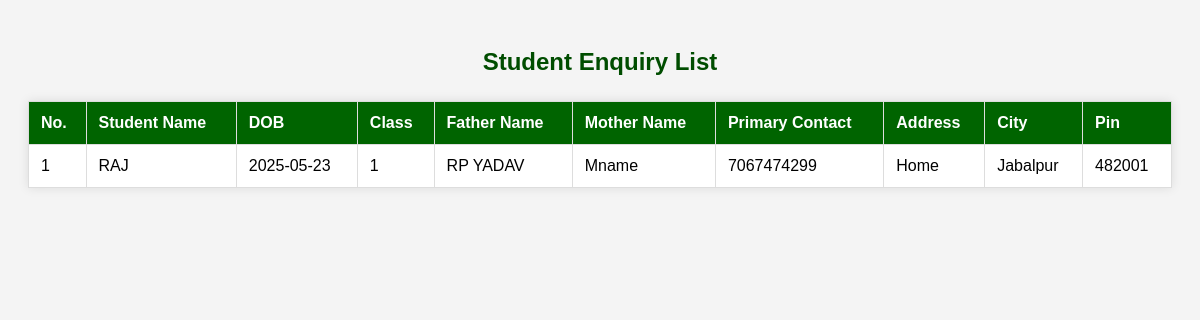
Page /ERP/view_enquiries.php on the committed database.
### tables this page shows
CREATE TABLE `student_enquiries` (
  `id` int(11) NOT NULL,
  `student_name` varchar(100) NOT NULL,
  `dob` date NOT NULL,
  `class` varchar(50) NOT NULL,
  `caste` varchar(20) NOT NULL,
  `gender` varchar(10) NOT NULL,
  `father_name` varchar(100) NOT NULL,
  `mother_name` varchar(100) NOT NULL,
  `father_occupation` varchar(100) DEFAULT NULL,
  `mother_occupation` varchar(100) DEFAULT NULL,
  `primary_contact` varchar(15) NOT NULL,
  `alternate_contact` varchar(15) DEFAULT NULL,
  `previous_class` varchar(50) DEFAULT NULL,
  `previous_school` varchar(100) DEFAULT NULL,
  `address` text NOT NULL,
  `locality` varchar(100) DEFAULT NULL,
  `city` varchar(100) DEFAULT NULL,
  `state` varchar(100) DEFAULT NULL,
  `pin_code` varchar(10) DEFAULT NULL,
  `agree` tinyint(1) DEFAULT 0,
  `enquiry_date` timestamp NOT NULL DEFAULT current_timestamp()
);

### ERP/view_enquiries.php (the view, shortened to what this page needs)
<?php
$conn = new mysqli("localhost", "root", "", "school_erp");
$sql = "SELECT * FROM student_enquiries ORDER BY id DESC";
$result = $conn->query($sql);
?>
<!DOCTYPE html>
<html>
<head>
</head>
<body>
<a href="front_desk.php"><h2>Student Enquiry List</h2></a>
<table>
    <thead>
        <tr>
            <th>No.</th>
            <th>Student Name</th>
            <th>DOB</th>
            <th>Class</th>
            <th>Father Name</th>
            <th>Mother Name</th>
            <th>Primary Contact</th>
            <th>Address</th>
            <th>City</th>
            <th>Pin</th>
        </tr>
    </thead>
    <tbody>
        <?php if ($result->num_rows > 0):
            $i = 1;
            while($row = $result->fetch_assoc()): ?>
                <tr>
                    <td><?= $i++ ?></td>
                    <td><?= htmlspecialchars($row['student_name']) ?></td>
                    <td><?= htmlspecialchars($row['dob']) ?></td>
                    <td><?= htmlspecialchars($row['class']) ?></td>
                    <td><?= htmlspecialchars($row['father_name']) ?></td>
                    <td><?= htmlspecialchars($row['mother_name']) ?></td>
                    <td><?= htmlspecialchars($row['primary_contact']) ?></td>
                    <td><?= htmlspecialchars($row['address']) ?></td>
                    <td><?= htmlspecialchars($row['city']) ?></td>
                    <td><?= htmlspecialchars($row['pin_code']) ?></td>
                </tr>
        <?php endwhile; else: ?>
            <tr><td colspan="10" style="text-align:center;">No enquiries found.</td></tr>
        <?php endif; ?>
    </tbody>
</table>
</body>
</html>

### ERP/view_enquiries.php (style rules this page uses)
body { font-family: Arial, sans-serif; background: #f4f4f4; padding: 20px; }
h2 { text-align: center; color: #004d00; }
table { width: 100%; border-collapse: collapse; margin-top: 25px; background: #fff; box-shadow: 0 0 10px rgba(0,0,0,0.1); }
th, td { padding: 12px; text-align: left; border: 1px solid #ddd; }
th { background-color: #006400; color: white; }
a { text-decoration: none; color: #006400; }

### rows in the picture
student_enquiries: student_name "RAJ", dob "2025-05-23", class "1", father_name "RP YADAV", mother_name "Mname", primary_contact "7067474299", address "Home", city "Jabalpur", pin_code "482001"
